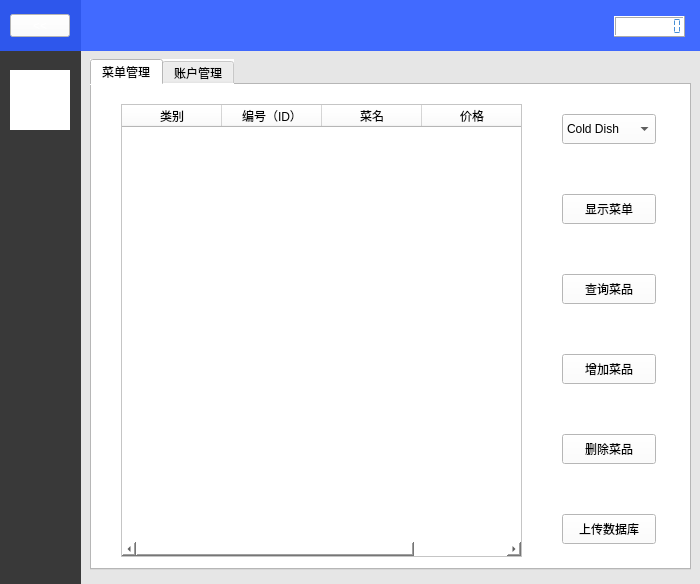
<?xml version="1.0" encoding="UTF-8"?>
<ui version="4.0">
 <class>Administrator_widget</class>
 <widget class="QWidget" name="Administrator_widget">
  <property name="geometry">
   <rect>
    <x>0</x>
    <y>0</y>
    <width>700</width>
    <height>584</height>
   </rect>
  </property>
  <property name="windowTitle">
   <string>系统管理员界面</string>
  </property>
  <property name="styleSheet">
   <string notr="true">background-color: rgb(255, 255, 255);</string>
  </property>
  <widget class="QTabWidget" name="tabWidget">
   <property name="geometry">
    <rect>
     <x>90</x>
     <y>59</y>
     <width>601</width>
     <height>511</height>
    </rect>
   </property>
   <property name="minimumSize">
    <size>
     <width>0</width>
     <height>0</height>
    </size>
   </property>
   <property name="styleSheet">
    <string notr="true">background-color: rgb(255, 255, 255);</string>
   </property>
   <property name="currentIndex">
    <number>0</number>
   </property>
   <widget class="QWidget" name="tabWidgetPage1" native="true">
    <attribute name="title">
     <string>菜单管理</string>
    </attribute>
    <widget class="QWidget" name="">
     <property name="geometry">
      <rect>
       <x>29</x>
       <y>19</y>
       <width>535</width>
       <height>453</height>
      </rect>
     </property>
     <layout class="QHBoxLayout" name="horizontalLayout_2">
      <property name="spacing">
       <number>40</number>
      </property>
      <item>
       <widget class="QTableWidget" name="Menu_tableWidget">
        <property name="minimumSize">
         <size>
          <width>401</width>
          <height>451</height>
         </size>
        </property>
        <property name="editTriggers">
         <set>QAbstractItemView::NoEditTriggers</set>
        </property>
        <property name="showGrid">
         <bool>true</bool>
        </property>
        <column>
         <property name="text">
          <string>类别</string>
         </property>
        </column>
        <column>
         <property name="text">
          <string>编号（ID）</string>
         </property>
        </column>
        <column>
         <property name="text">
          <string>菜名</string>
         </property>
        </column>
        <column>
         <property name="text">
          <string>价格</string>
         </property>
        </column>
       </widget>
      </item>
      <item>
       <layout class="QVBoxLayout" name="verticalLayout">
        <property name="spacing">
         <number>40</number>
        </property>
        <item>
         <widget class="QComboBox" name="comboBox">
          <property name="minimumSize">
           <size>
            <width>90</width>
            <height>30</height>
           </size>
          </property>
          <property name="editable">
           <bool>false</bool>
          </property>
          <property name="sizeAdjustPolicy">
           <enum>QComboBox::AdjustToContents</enum>
          </property>
          <item>
           <property name="text">
            <string>Cold Dish</string>
           </property>
          </item>
          <item>
           <property name="text">
            <string>Main Course</string>
           </property>
          </item>
          <item>
           <property name="text">
            <string>Soup</string>
           </property>
          </item>
         </widget>
        </item>
        <item>
         <widget class="QPushButton" name="showmenu_pushButton">
          <property name="minimumSize">
           <size>
            <width>90</width>
            <height>30</height>
           </size>
          </property>
          <property name="text">
           <string>显示菜单</string>
          </property>
         </widget>
        </item>
        <item>
         <widget class="QPushButton" name="searchfood_pushButton">
          <property name="minimumSize">
           <size>
            <width>90</width>
            <height>30</height>
           </size>
          </property>
          <property name="text">
           <string>查询菜品</string>
          </property>
         </widget>
        </item>
        <item>
         <widget class="QPushButton" name="addfood_pushButton">
          <property name="minimumSize">
           <size>
            <width>90</width>
            <height>30</height>
           </size>
          </property>
          <property name="text">
           <string>增加菜品</string>
          </property>
         </widget>
        </item>
        <item>
         <widget class="QPushButton" name="deletefood_pushButton">
          <property name="minimumSize">
           <size>
            <width>90</width>
            <height>30</height>
           </size>
          </property>
          <property name="text">
           <string>删除菜品</string>
          </property>
         </widget>
        </item>
        <item>
         <widget class="QPushButton" name="uploadfood_pushButton">
          <property name="minimumSize">
           <size>
            <width>90</width>
            <height>30</height>
           </size>
          </property>
          <property name="text">
           <string>上传数据库</string>
          </property>
         </widget>
        </item>
       </layout>
      </item>
     </layout>
    </widget>
   </widget>
   <widget class="QWidget" name="tabWidgetPage2" native="true">
    <attribute name="title">
     <string>账户管理</string>
    </attribute>
    <widget class="QWidget" name="">
     <property name="geometry">
      <rect>
       <x>29</x>
       <y>18</y>
       <width>535</width>
       <height>453</height>
      </rect>
     </property>
     <layout class="QHBoxLayout" name="horizontalLayout">
      <property name="spacing">
       <number>40</number>
      </property>
      <item>
       <widget class="QTableWidget" name="Account_tableWidget">
        <property name="minimumSize">
         <size>
          <width>401</width>
          <height>451</height>
         </size>
        </property>
        <property name="editTriggers">
         <set>QAbstractItemView::NoEditTriggers</set>
        </property>
        <column>
         <property name="text">
          <string>用户类型</string>
         </property>
        </column>
        <column>
         <property name="text">
          <string>手机号</string>
         </property>
        </column>
        <column>
         <property name="text">
          <string>密码</string>
         </property>
        </column>
       </widget>
      </item>
      <item>
       <layout class="QVBoxLayout" name="verticalLayout_2">
        <property name="spacing">
         <number>40</number>
        </property>
        <item>
         <widget class="QComboBox" name="comboBox_2">
          <property name="minimumSize">
           <size>
            <width>90</width>
            <height>30</height>
           </size>
          </property>
          <item>
           <property name="text">
            <string>顾客</string>
           </property>
          </item>
          <item>
           <property name="text">
            <string>服务员</string>
           </property>
          </item>
          <item>
           <property name="text">
            <string>厨师</string>
           </property>
          </item>
          <item>
           <property name="text">
            <string>经理</string>
           </property>
          </item>
          <item>
           <property name="text">
            <string>系统管理员</string>
           </property>
          </item>
         </widget>
        </item>
        <item>
         <widget class="QPushButton" name="showaccount_pushButton">
          <property name="minimumSize">
           <size>
            <width>90</width>
            <height>30</height>
           </size>
          </property>
          <property name="text">
           <string>显示账户信息</string>
          </property>
         </widget>
        </item>
        <item>
         <widget class="QPushButton" name="search_pushButton">
          <property name="minimumSize">
           <size>
            <width>90</width>
            <height>30</height>
           </size>
          </property>
          <property name="text">
           <string>查询账户</string>
          </property>
         </widget>
        </item>
        <item>
         <widget class="QPushButton" name="add_pushButton">
          <property name="minimumSize">
           <size>
            <width>90</width>
            <height>30</height>
           </size>
          </property>
          <property name="text">
           <string>增加账户</string>
          </property>
         </widget>
        </item>
        <item>
         <widget class="QPushButton" name="delete_pushButton">
          <property name="minimumSize">
           <size>
            <width>90</width>
            <height>30</height>
           </size>
          </property>
          <property name="text">
           <string>删除账户</string>
          </property>
         </widget>
        </item>
        <item>
         <widget class="QPushButton" name="upload_pushButton">
          <property name="minimumSize">
           <size>
            <width>90</width>
            <height>30</height>
           </size>
          </property>
          <property name="text">
           <string>上传数据库</string>
          </property>
         </widget>
        </item>
       </layout>
      </item>
     </layout>
    </widget>
   </widget>
  </widget>
  <widget class="QPushButton" name="back_pushButton">
   <property name="geometry">
    <rect>
     <x>10</x>
     <y>14</y>
     <width>60</width>
     <height>23</height>
    </rect>
   </property>
   <property name="styleSheet">
    <string notr="true">color: rgb(255, 255, 255);</string>
   </property>
   <property name="text">
    <string>&lt;&lt;</string>
   </property>
  </widget>
  <widget class="QLabel" name="black_label">
   <property name="geometry">
    <rect>
     <x>0</x>
     <y>0</y>
     <width>81</width>
     <height>601</height>
    </rect>
   </property>
   <property name="styleSheet">
    <string notr="true">background-color: rgb(57, 57, 57);</string>
   </property>
   <property name="text">
    <string/>
   </property>
  </widget>
  <widget class="QLabel" name="label_13">
   <property name="geometry">
    <rect>
     <x>0</x>
     <y>0</y>
     <width>901</width>
     <height>51</height>
    </rect>
   </property>
   <property name="styleSheet">
    <string notr="true">background-color: rgba(44, 90, 255, 230);</string>
   </property>
   <property name="text">
    <string/>
   </property>
   <property name="alignment">
    <set>Qt::AlignCenter</set>
   </property>
  </widget>
  <widget class="QLCDNumber" name="lcdNumber">
   <property name="geometry">
    <rect>
     <x>614</x>
     <y>16</y>
     <width>71</width>
     <height>21</height>
    </rect>
   </property>
   <property name="minimumSize">
    <size>
     <width>71</width>
     <height>21</height>
    </size>
   </property>
   <property name="maximumSize">
    <size>
     <width>71</width>
     <height>21</height>
    </size>
   </property>
   <property name="styleSheet">
    <string notr="true">color: rgb(71, 143, 214);</string>
   </property>
   <property name="frameShape">
    <enum>QFrame::Box</enum>
   </property>
   <property name="digitCount">
    <number>8</number>
   </property>
   <property name="segmentStyle">
    <enum>QLCDNumber::Flat</enum>
   </property>
  </widget>
  <widget class="QLabel" name="label_14">
   <property name="geometry">
    <rect>
     <x>80</x>
     <y>50</y>
     <width>821</width>
     <height>541</height>
    </rect>
   </property>
   <property name="styleSheet">
    <string notr="true">background-color: rgb(230, 230, 230);</string>
   </property>
   <property name="text">
    <string/>
   </property>
  </widget>
  <widget class="QLabel" name="label_3">
   <property name="geometry">
    <rect>
     <x>10</x>
     <y>70</y>
     <width>60</width>
     <height>60</height>
    </rect>
   </property>
   <property name="styleSheet">
    <string notr="true">background-color: rgb(255, 255, 255);</string>
   </property>
   <property name="text">
    <string/>
   </property>
   <property name="pixmap">
    <pixmap resource="image.qrc">:/image/images/administrator.png</pixmap>
   </property>
  </widget>
  <zorder>label_14</zorder>
  <zorder>tabWidget</zorder>
  <zorder>black_label</zorder>
  <zorder>label_13</zorder>
  <zorder>back_pushButton</zorder>
  <zorder>lcdNumber</zorder>
  <zorder>label_3</zorder>
 </widget>
 <resources>
  <include location="image.qrc"/>
 </resources>
 <connections/>
</ui>
